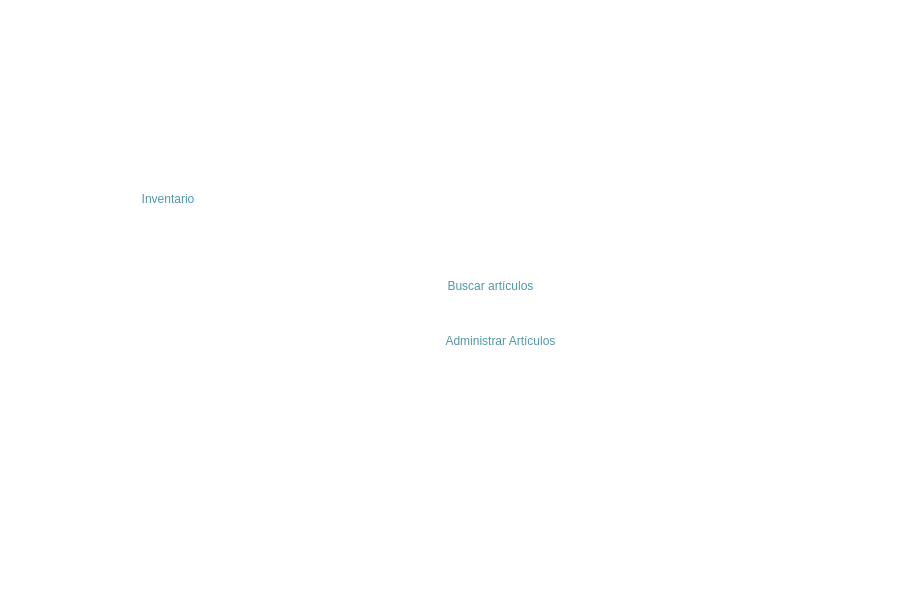
<?xml version="1.0" encoding="UTF-8"?>
<ui version="4.0">
 <class>gestionInventario</class>
 <widget class="QWidget" name="gestionInventario">
  <property name="geometry">
   <rect>
    <x>0</x>
    <y>0</y>
    <width>900</width>
    <height>610</height>
   </rect>
  </property>
  <property name="windowTitle">
   <string>Form</string>
  </property>
  <property name="styleSheet">
   <string notr="true">QWidget
{
	background: rgb(255, 255, 255);
}

QPushButton
{
	border-width: 1.5px;
	border-color: rgb(82, 150, 170);
	border-radius:5px;
	padding: 0 8px;
	background-color:rgb(255, 255, 255);
	font: 20pt &quot;Yu Gothic&quot;;

	color:rgb(82, 150, 170)
}

QPushButton:hover
{
	font: 23pt &quot;Yu Gothic&quot;;
	color:rgb(82, 150, 170);
}

QGroupBox
{
	border-width: .8px;
	border-color: rgb(82, 150, 170);
	border-style: inset;
	border-radius:5px;
	padding: 0 8px;
	background-color:rgb(255, 255, 255);
	font: 20pt &quot;Yu Gothic&quot;;
	color:rgb(82, 150, 170)
}

QGroupBox QPushButton
{
	border-width: 0px;
	font: 20pt &quot;Yu Gothic&quot;;
	color:rgb(82, 150, 170);
}

QGroupBox QPushButton:hover
{
	font: 20pt &quot;Yu Gothic&quot;;
	color:rgb(0, 0, 127)
}

QGroupBox QLabel
{
	border-width: 0px;
	font: 18pt &quot;Yu Gothic&quot;;
	color:rgb(82, 150, 170);
}

QLineEdit
{
	border-width: 2px;
	border-color: rgb(82, 150, 170);
	border-style: inset;
	border-radius:10px;
	padding: 0 8px;
	background-color:rgb(255, 255, 255);
}

QTableWidget
{
border-width: 2px;
	border-color: rgb(82, 150, 170);
	border-style: inset;
	border-radius:10px;
	padding: 0 8px;
	background-color:rgb(255, 255, 255);
	font: 75 10pt &quot;Century Gothic&quot;;
	color:rgb(82, 150, 170)	
}
</string>
  </property>
  <widget class="QWidget" name="widget" native="true">
   <property name="geometry">
    <rect>
     <x>0</x>
     <y>0</y>
     <width>891</width>
     <height>611</height>
    </rect>
   </property>
   <widget class="QLabel" name="barraBBVA">
    <property name="geometry">
     <rect>
      <x>0</x>
      <y>0</y>
      <width>47</width>
      <height>611</height>
     </rect>
    </property>
    <property name="styleSheet">
     <string notr="true">border-image: url(:/imagenes/barraColores.jpg);</string>
    </property>
    <property name="text">
     <string/>
    </property>
   </widget>
   <widget class="QLabel" name="logoBBVA">
    <property name="geometry">
     <rect>
      <x>30</x>
      <y>500</y>
      <width>291</width>
      <height>121</height>
     </rect>
    </property>
    <property name="styleSheet">
     <string notr="true">border-image: url(:/imagenes/logoBBVA.jpg);</string>
    </property>
    <property name="text">
     <string/>
    </property>
   </widget>
   <widget class="QLabel" name="iconoTienda">
    <property name="geometry">
     <rect>
      <x>420</x>
      <y>40</y>
      <width>131</width>
      <height>121</height>
     </rect>
    </property>
    <property name="styleSheet">
     <string notr="true"/>
    </property>
    <property name="text">
     <string/>
    </property>
    <property name="pixmap">
     <pixmap resource="imagenes.qrc">:/imagenes/iconoInventario.png</pixmap>
    </property>
    <property name="scaledContents">
     <bool>true</bool>
    </property>
   </widget>
   <widget class="QPushButton" name="botonTienda_2">
    <property name="geometry">
     <rect>
      <x>820</x>
      <y>10</y>
      <width>71</width>
      <height>61</height>
     </rect>
    </property>
    <property name="styleSheet">
     <string notr="true"/>
    </property>
    <property name="text">
     <string/>
    </property>
    <property name="icon">
     <iconset resource="imagenes.qrc">
      <normaloff>:/imagenes/regresar.png</normaloff>:/imagenes/regresar.png</iconset>
    </property>
    <property name="iconSize">
     <size>
      <width>60</width>
      <height>60</height>
     </size>
    </property>
   </widget>
   <widget class="QGroupBox" name="groupBox">
    <property name="geometry">
     <rect>
      <x>140</x>
      <y>190</y>
      <width>661</width>
      <height>271</height>
     </rect>
    </property>
    <property name="styleSheet">
     <string notr="true">
QPushButton
{
	border-width: 1.5px;
	border-color: rgb(82, 150, 170);
	border-radius:5px;
	padding: 0 8px;
	background-color:rgb(255, 255, 255);
	font: 20pt &quot;Yu Gothic&quot;;

	color:rgb(82, 150, 170)
}

QPushButton:hover
{
	font: 23pt &quot;Yu Gothic&quot;;
	color:rgb(82, 150, 170);
}</string>
    </property>
    <property name="title">
     <string>Inventario</string>
    </property>
    <widget class="QPushButton" name="btnBuscarArt">
     <property name="geometry">
      <rect>
       <x>200</x>
       <y>80</y>
       <width>301</width>
       <height>31</height>
      </rect>
     </property>
     <property name="text">
      <string>Buscar artículos</string>
     </property>
    </widget>
    <widget class="QPushButton" name="btnAdmnistrarArticulos">
     <property name="geometry">
      <rect>
       <x>170</x>
       <y>130</y>
       <width>381</width>
       <height>41</height>
      </rect>
     </property>
     <property name="text">
      <string>Administrar Artículos</string>
     </property>
    </widget>
   </widget>
   <zorder>logoBBVA</zorder>
   <zorder>barraBBVA</zorder>
   <zorder>iconoTienda</zorder>
   <zorder>botonTienda_2</zorder>
   <zorder>groupBox</zorder>
  </widget>
 </widget>
 <resources>
  <include location="imagenes.qrc"/>
 </resources>
 <connections/>
</ui>
